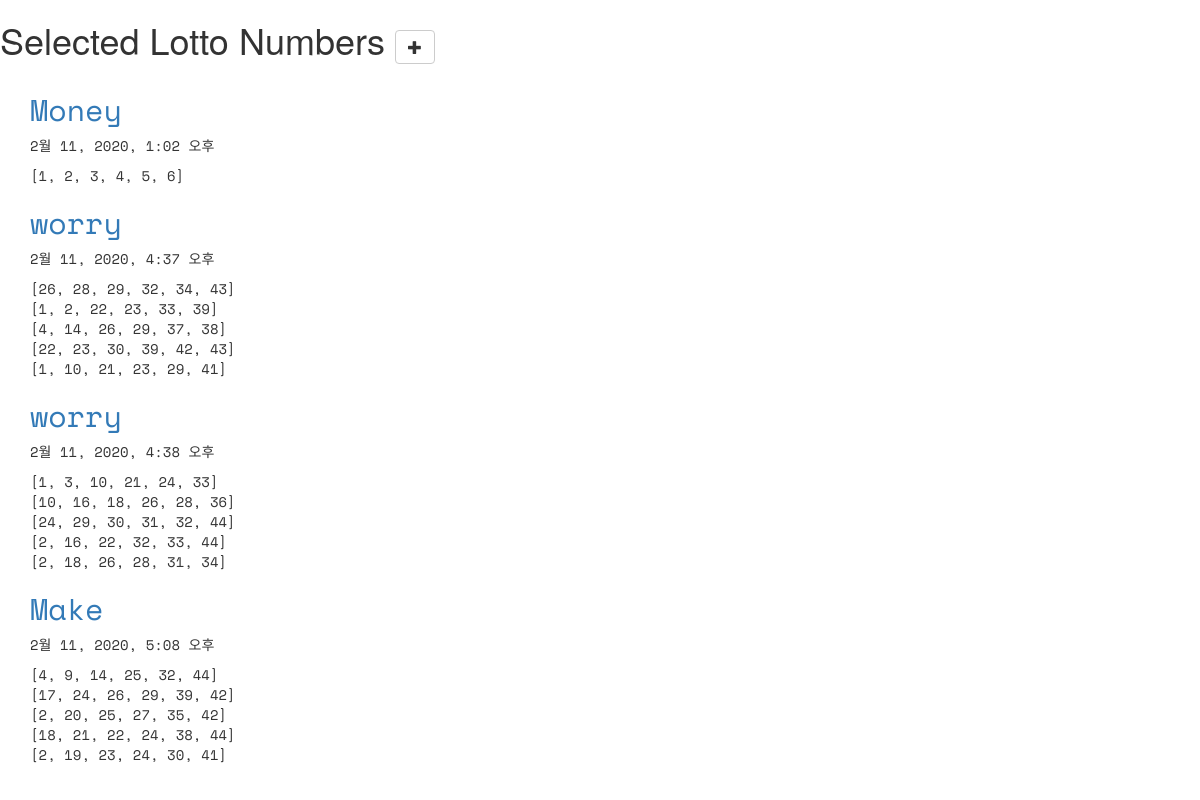
Page /lotto/ on the committed database.
### lotto/models.py (models this page shows, shortened)
class GuessNumbers(models.Model):
    name = models.CharField(max_length=24)
    text = models.CharField(max_length=255)
    lottos = models.CharField(max_length=255, default='[1, 2, 3, 4, 5, 6]')
    num_lotto = models.IntegerField(default=5)
    update_date = models.DateTimeField()
    def __str__(self):
        return 'pk {}:{} - {}'.format(self.pk, self.name, self.text)

### lotto/views.py (the view)
# urls.py: path('lotto/', views.index, name='index'),
def index(request):
    lottos = GuessNumbers.objects.all()
    sample_str = 'python variable'
    return render(request, "lotto/default.html", {'lottos': lottos})

### lotto/templates/lotto/default.html (shortened to what this page needs)
<!DOCTYPE html>
{% load staticfiles %}
<html lang="ko">
<head>
  <link rel="stylesheet" href="//maxcdn.bootstrapcdn.com/bootstrap/3.2.0/css/bootstrap.min.css">
  <link rel="stylesheet" href="//maxcdn.bootstrapcdn.com/bootstrap/3.2.0/css/bootstrap">
  <link rel='stylesheet' href='{% static "css/lotto.css" %}'>
</head>
<body>
  <div class="page--header">
    <h1>Selected Lotto Numbers
        <a href="{% url 'new_lotto'%}">
          <span class="glyphicon glyphicon-plus btn btn-default"></span>
        </a>
    </h1>
  </div>
  <div class="container lotto">
    {% for lotto in lottos %}
      <h2><a href="{% url 'detail' lottokey=lotto.pk %}">{{lotto.text}}</a></h2>
      <p>{{lotto.update_date}}</p>
      <p>{{lotto.lottos | linebreaksbr}}</p>
    {% endfor %}
  </div>
</body>
</html>

### lotto/static/css/lotto.css (style rules this page uses)
.container { font-family: 'Space Mono', monospace; }
.container h2 { color: #b9f442; }

### rows in the picture
GuessNumbers: text "Money", update_date "2월 11, 2020, 1:02 오후", lottos "[1, 2, 3, 4, 5, 6]"
GuessNumbers: text "worry", update_date "2월 11, 2020, 4:37 오후", lottos "[26, 28, 29, 32, 34, 43] [1, 2, 22, 23, 33, 39] [4, 14, 26, 29, 37, 38] [22, 23, 30, 39, 42, 43] [1, 10, 21, 23, 29, 41]"
GuessNumbers: text "worry", update_date "2월 11, 2020, 4:38 오후", lottos "[1, 3, 10, 21, 24, 33] [10, 16, 18, 26, 28, 36] [24, 29, 30, 31, 32, 44] [2, 16, 22, 32, 33, 44] [2, 18, 26, 28, 31, 34]"
GuessNumbers: text "Make", update_date "2월 11, 2020, 5:08 오후", lottos "[4, 9, 14, 25, 32, 44] [17, 24, 26, 29, 39, 42] [2, 20, 25, 27, 35, 42] [18, 21, 22, 24, 38, 44] [2, 19, 23, 24, 30, 41]"
